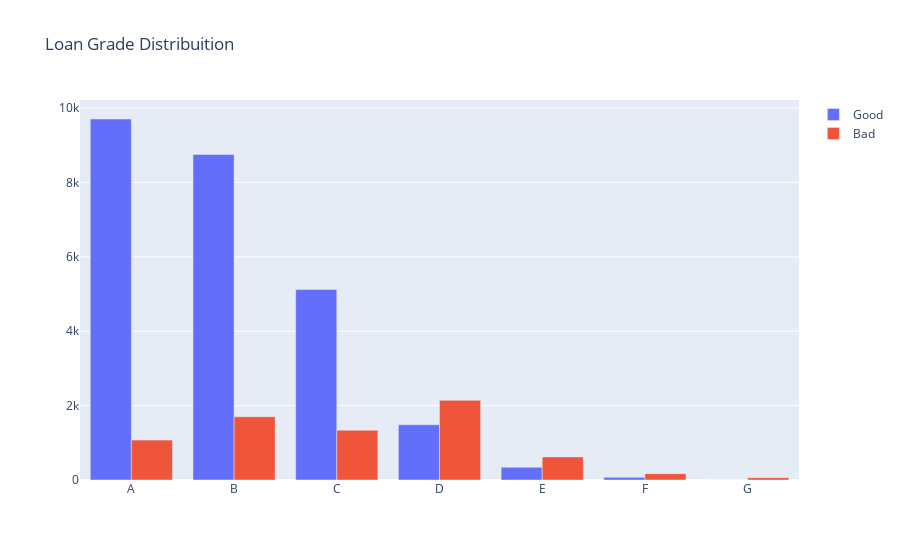

Write notebook code for a chart like this one.
### Markdown cell above
Form the chart above, it can be established that people who are living on rent, have bad loan status i.e high credit risk.

### Code cell
#First plot
trace0 = go.Bar(
    x = df[df["loan_status"]== 0]["loan_grade"].value_counts().index.values,
    y = df[df["loan_status"]== 0]["loan_grade"].value_counts().values,
    name='Good'
)

#Second plot
trace1 = go.Bar(
    x = df[df["loan_status"]== 1]["loan_grade"].value_counts().index.values,
    y = df[df["loan_status"]== 1]["loan_grade"].value_counts().values,
    name="Bad"
)

data = [trace0, trace1]

layout = go.Layout(
    title='Loan Grade Distribuition'
)


fig = go.Figure(data=data, layout=layout)

py.iplot(fig, filename='Loan Grade-Grouped')

### Figure 1 — Plotly figure (JSON) as saved in the notebook; plotly's stock layout.template omitted (floating-point values rounded to 4 significant figures)
{"data": [{"name": "Good", "type": "bar", "x": ["A", "B", "C", "D", "E", "F", "G"], "y": [9704, 8750, 5119, 1485, 343, 71, 1]}, {"name": "Bad", "type": "bar", "x": ["D", "B", "C", "A", "E", "F", "G"], "y": [2141, 1701, 1339, 1073, 621, 170, 63]}], "layout": {"title": {"text": "Loan Grade Distribuition"}}}
